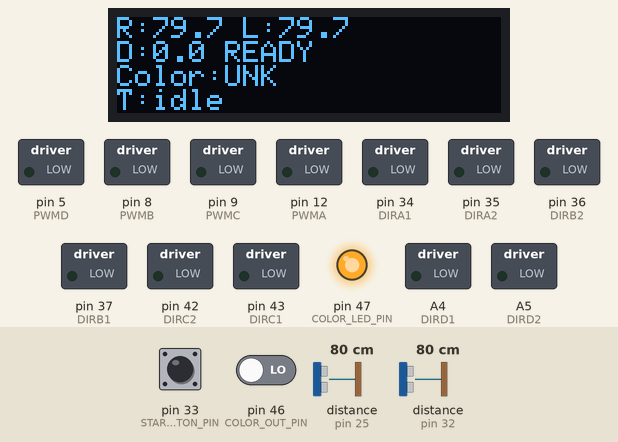
Simulated run of this sketch. Board: Arduino Mega 2560, built with avr-gcc and run on an emulated ATmega2560. Parts: 128×32 one-colour display, switched loads named in the sketch (green lamp = pin HIGH), output pins drawn as LEDs (lit = HIGH). Wiring (inferred from the names in the program): 2 × ultrasonic range finder: trigger pin 28, echo pin 25 / trigger pin 30, echo pin 32. The test bench sets the inputs (shaded band); at power-on: pin 33 (START_BUTTON_PIN) HIGH, distance to the obstacle (sensors on pin 32, pin 25) 80 cm, pin 46 (COLOR_OUT_PIN) LOW. The echo pulse lasts 58.3 µs per cm; pins used as bus, display or sensor lines are not drawn; what the sketch prints to the serial monitor is not drawn.

Above: at 1.59 s.
1.8 s: pin 33 (START_BUTTON_PIN) pulled LOW for 0.15 s
At 2.1 s:
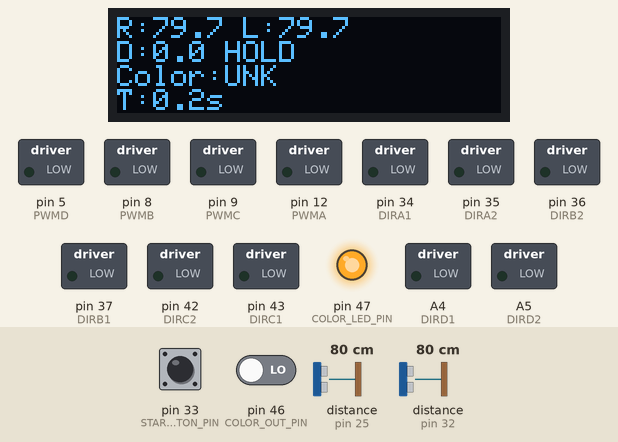
2.5 s: distance to the obstacle (sensor on pin 32) set to 86 cm
At 2.88 s:
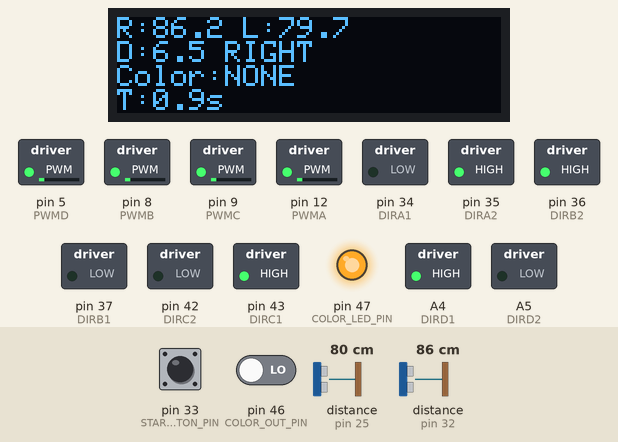
4.8 s: distance to the obstacle (sensor on pin 25) set to 120 cm
At 6.4 s:
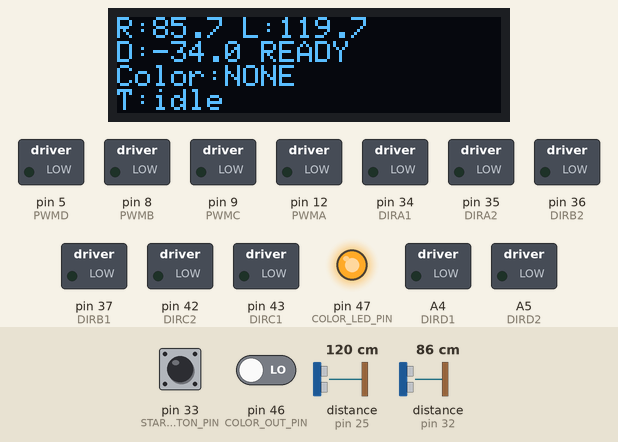
7.3 s: pin 33 (START_BUTTON_PIN) pulled LOW for 1 s
At 7.59 s:
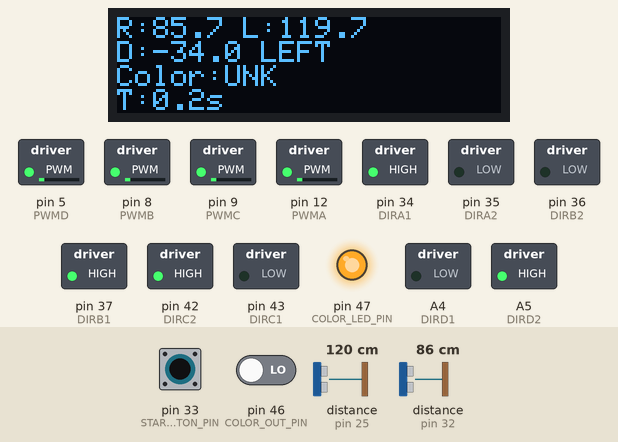
8.9 s: distance to the obstacle (sensor on pin 32) set to 4 cm
At 9.36 s:
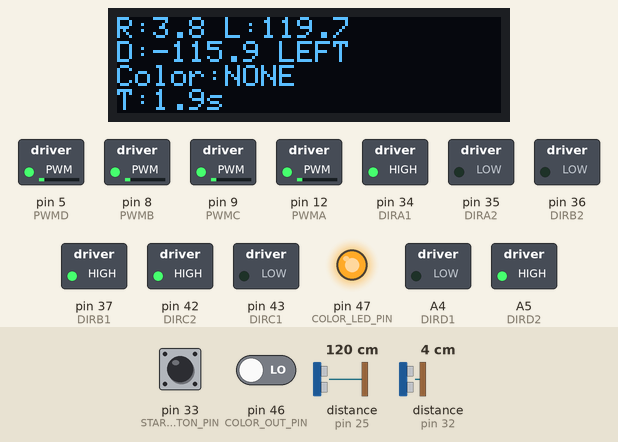
10.7 s: distance to the obstacle (sensor on pin 25) set to 18 cm
At 12.8 s:
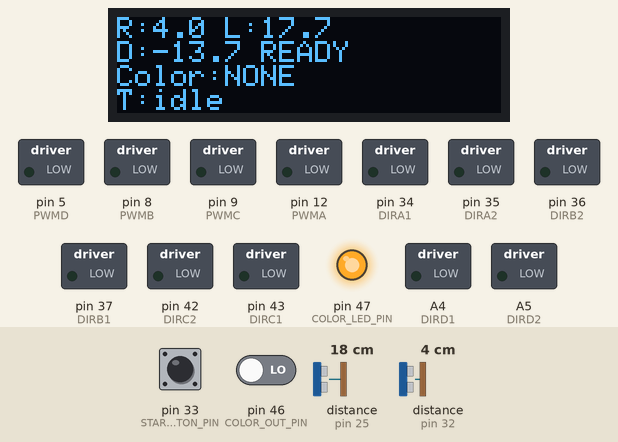
Timing chart, 0 to 13.6 s (numbered marks = the images above; inputs shaded):
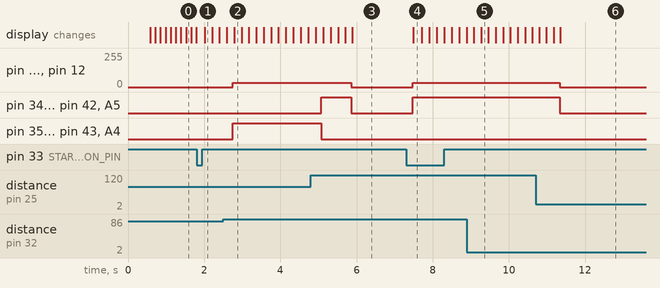

The sketch:

dual_ultrasonic_oled_test.ino
```cpp
#include <Arduino.h>
#include <Wire.h>
#include <Adafruit_GFX.h>
#include <Adafruit_SSD1306.h>

/*
  OBSOLETE / HISTORICAL REFERENCE

  This sketch was written for the removed side-ultrasonic experiment
  (left side + right side wall-distance observation).
  Current hardware no longer installs those two side sensors.
*/

// 电机引脚沿用 reference.ino
#define PWMA 12
#define DIRA1 34
#define DIRA2 35

#define PWMB 8
#define DIRB1 37
#define DIRB2 36

#define PWMC 9
#define DIRC1 43
#define DIRC2 42

#define PWMD 5
#define DIRD1 A4
#define DIRD2 A5

#define MOTORA_FORWARD(pwm) do { digitalWrite(DIRA1, LOW);  digitalWrite(DIRA2, HIGH); analogWrite(PWMA, pwm); } while (0)
#define MOTORA_BACKOFF(pwm) do { digitalWrite(DIRA1, HIGH); digitalWrite(DIRA2, LOW);  analogWrite(PWMA, pwm); } while (0)
#define MOTORA_STOP()       do { digitalWrite(DIRA1, LOW);  digitalWrite(DIRA2, LOW);  analogWrite(PWMA, 0); } while (0)

#define MOTORB_FORWARD(pwm) do { digitalWrite(DIRB1, LOW);  digitalWrite(DIRB2, HIGH); analogWrite(PWMB, pwm); } while (0)
#define MOTORB_BACKOFF(pwm) do { digitalWrite(DIRB1, HIGH); digitalWrite(DIRB2, LOW);  analogWrite(PWMB, pwm); } while (0)
#define MOTORB_STOP()       do { digitalWrite(DIRB1, LOW);  digitalWrite(DIRB2, LOW);  analogWrite(PWMB, 0); } while (0)

#define MOTORC_FORWARD(pwm) do { digitalWrite(DIRC1, LOW);  digitalWrite(DIRC2, HIGH); analogWrite(PWMC, pwm); } while (0)
#define MOTORC_BACKOFF(pwm) do { digitalWrite(DIRC1, HIGH); digitalWrite(DIRC2, LOW);  analogWrite(PWMC, pwm); } while (0)
#define MOTORC_STOP()       do { digitalWrite(DIRC1, LOW);  digitalWrite(DIRC2, LOW);  analogWrite(PWMC, 0); } while (0)

#define MOTORD_FORWARD(pwm) do { digitalWrite(DIRD1, LOW);  digitalWrite(DIRD2, HIGH); analogWrite(PWMD, pwm); } while (0)
#define MOTORD_BACKOFF(pwm) do { digitalWrite(DIRD1, HIGH); digitalWrite(DIRD2, LOW);  analogWrite(PWMD, pwm); } while (0)
#define MOTORD_STOP()       do { digitalWrite(DIRD1, LOW);  digitalWrite(DIRD2, LOW);  analogWrite(PWMD, 0); } while (0)

// 右侧超声波 ultrasonic1
const uint8_t ULTRASONIC_RIGHT_TRIG_PIN = 30;
const uint8_t ULTRASONIC_RIGHT_ECHO_PIN = 32;

// 左侧超声波 ultrasonic2
const uint8_t ULTRASONIC_LEFT_TRIG_PIN = 28;
const uint8_t ULTRASONIC_LEFT_ECHO_PIN = 25;

// 按钮与颜色传感器引脚沿用之前的文件
const uint8_t START_BUTTON_PIN = 33;
const uint8_t COLOR_OUT_PIN = 46;
const uint8_t COLOR_S0_PIN = 44;
const uint8_t COLOR_S1_PIN = 45;
const uint8_t COLOR_S2_PIN = 13;
const uint8_t COLOR_S3_PIN = 11;
const uint8_t COLOR_LED_PIN = 47;

const unsigned long ULTRASONIC_TIMEOUT_US = 30000UL;
const unsigned long SAMPLE_INTERVAL_MS = 120UL;
const unsigned long COLOR_SEARCH_TIMEOUT_MS = 4000UL;
const unsigned long COLOR_SAMPLE_INTERVAL_MS = 70UL;
const float STRAFE_DEADBAND_CM = 2.0f;

const int STRAFE_PWM = 32;
const uint16_t RED_GREEN_GAP_FOR_RED = 12;
const uint16_t RED_GREEN_GAP_FOR_GREEN = 3;
const uint8_t REQUIRED_COLOR_STREAK = 3;

const uint8_t SCREEN_WIDTH = 128;
const uint8_t SCREEN_HEIGHT = 32;
const int8_t OLED_RESET = 28;
Adafruit_SSD1306 display(SCREEN_WIDTH, SCREEN_HEIGHT, &Wire, OLED_RESET);

enum DetectedColor {
  COLOR_UNKNOWN,
  COLOR_RED,
  COLOR_GREEN,
  COLOR_NO_SIGNAL
};

// 放在所有函数前面，避免 Arduino 自动生成原型时找不到类型
struct ColorReading {
  uint16_t red;
  uint16_t green;
  uint16_t blue;
};

unsigned long lastSampleMs = 0;
unsigned long lastColorSampleMs = 0;
unsigned long searchStartMs = 0;

bool lastButtonPressed = false;
bool searchActive = false;

float rightCm = -1.0f;
float leftCm = -1.0f;
float diffCm = 0.0f;

DetectedColor rawColor = COLOR_UNKNOWN;
DetectedColor stableColor = COLOR_UNKNOWN;
DetectedColor lastRawColor = COLOR_UNKNOWN;
uint8_t colorStreak = 0;

float readDistanceCm(uint8_t trigPin, uint8_t echoPin) {
  digitalWrite(trigPin, LOW);
  delayMicroseconds(2);
  digitalWrite(trigPin, HIGH);
  delayMicroseconds(10);
  digitalWrite(trigPin, LOW);

  unsigned long duration = pulseIn(echoPin, HIGH, ULTRASONIC_TIMEOUT_US);
  if (duration == 0) {
    return -1.0f;
  }

  return duration * 0.0343f * 0.5f;
}

uint16_t readColorChannel(bool s2, bool s3) {
  digitalWrite(COLOR_S2_PIN, s2 ? HIGH : LOW);
  digitalWrite(COLOR_S3_PIN, s3 ? HIGH : LOW);
  delay(3);

  unsigned long pulse = pulseIn(COLOR_OUT_PIN, LOW, 50000UL);
  if (pulse == 0) {
    return 0;
  }

  return static_cast<uint16_t>(pulse);
}

ColorReading readColor() {
  ColorReading reading;
  reading.red = readColorChannel(false, false);
  reading.blue = readColorChannel(false, true);
  reading.green = readColorChannel(true, true);
  return reading;
}

DetectedColor classifyColor(const ColorReading &reading) {
  if (reading.red == 0 || reading.green == 0 || reading.blue == 0) {
    return COLOR_NO_SIGNAL;
  }

  if (reading.red + RED_GREEN_GAP_FOR_RED < reading.green) {
    return COLOR_RED;
  }

  if (reading.green + RED_GREEN_GAP_FOR_GREEN < reading.red) {
    return COLOR_GREEN;
  }

  return COLOR_UNKNOWN;
}

void updateStableColor(DetectedColor newRawColor) {
  rawColor = newRawColor;

  if (rawColor == lastRawColor) {
    if (colorStreak < 255) {
      colorStreak++;
    }
  } else {
    lastRawColor = rawColor;
    colorStreak = 1;
  }

  if (colorStreak >= REQUIRED_COLOR_STREAK) {
    stableColor = rawColor;
  }
}

void stopCar() {
  MOTORA_STOP();
  MOTORB_STOP();
  MOTORC_STOP();
  MOTORD_STOP();
}

void strafeLeft(int pwm) {
  MOTORA_BACKOFF(pwm);
  MOTORB_BACKOFF(pwm);
  MOTORC_FORWARD(pwm);
  MOTORD_FORWARD(pwm);
}

void strafeRight(int pwm) {
  MOTORA_FORWARD(pwm);
  MOTORB_FORWARD(pwm);
  MOTORC_BACKOFF(pwm);
  MOTORD_BACKOFF(pwm);
}

bool isButtonPressed() {
  return digitalRead(START_BUTTON_PIN) == LOW;
}

const char *colorName(DetectedColor color) {
  switch (color) {
    case COLOR_RED: return "RED";
    case COLOR_GREEN: return "GREEN";
    case COLOR_NO_SIGNAL: return "NONE";
    case COLOR_UNKNOWN:
    default:
      return "UNK";
  }
}

const char *actionName() {
  if (!searchActive) {
    return "READY";
  }
  if (stableColor == COLOR_RED || stableColor == COLOR_GREEN) {
    return "FOUND";
  }
  if (diffCm > STRAFE_DEADBAND_CM) {
    return "RIGHT";
  }
  if (diffCm < -STRAFE_DEADBAND_CM) {
    return "LEFT";
  }
  return "HOLD";
}

void printFloatOrDash(float value) {
  if (value < 0.0f) {
    display.print("--");
  } else {
    display.print(value, 1);
  }
}

void updateOled() {
  display.clearDisplay();
  display.setTextSize(1);
  display.setTextColor(SSD1306_WHITE);
  display.setCursor(0, 0);

  display.print("R:");
  printFloatOrDash(rightCm);
  display.print(" L:");
  printFloatOrDash(leftCm);
  display.println();

  display.print("D:");
  if (rightCm < 0.0f || leftCm < 0.0f) {
    display.print("--");
  } else {
    display.print(diffCm, 1);
  }
  display.print(" ");
  display.println(actionName());

  display.print("Color:");
  display.println(colorName(stableColor));

  if (searchActive) {
    display.print("T:");
    display.print((millis() - searchStartMs) / 1000.0f, 1);
    display.println("s");
  } else {
    display.println("T:idle");
  }

  display.display();
}

void setup() {
  Serial.begin(115200);

  Serial.println("OBSOLETE: side ultrasonic hardware was removed on 2026-04-21.");
  Serial.println("Keep this sketch only as historical reference.");

  pinMode(PWMA, OUTPUT);
  pinMode(DIRA1, OUTPUT);
  pinMode(DIRA2, OUTPUT);
  pinMode(PWMB, OUTPUT);
  pinMode(DIRB1, OUTPUT);
  pinMode(DIRB2, OUTPUT);
  pinMode(PWMC, OUTPUT);
  pinMode(DIRC1, OUTPUT);
  pinMode(DIRC2, OUTPUT);
  pinMode(PWMD, OUTPUT);
  pinMode(DIRD1, OUTPUT);
  pinMode(DIRD2, OUTPUT);
  stopCar();

  pinMode(ULTRASONIC_RIGHT_TRIG_PIN, OUTPUT);
  pinMode(ULTRASONIC_RIGHT_ECHO_PIN, INPUT);
  pinMode(ULTRASONIC_LEFT_TRIG_PIN, OUTPUT);
  pinMode(ULTRASONIC_LEFT_ECHO_PIN, INPUT);
  digitalWrite(ULTRASONIC_RIGHT_TRIG_PIN, LOW);
  digitalWrite(ULTRASONIC_LEFT_TRIG_PIN, LOW);

  pinMode(START_BUTTON_PIN, INPUT_PULLUP);

  pinMode(COLOR_S0_PIN, OUTPUT);
  pinMode(COLOR_S1_PIN, OUTPUT);
  pinMode(COLOR_S2_PIN, OUTPUT);
  pinMode(COLOR_S3_PIN, OUTPUT);
  pinMode(COLOR_OUT_PIN, INPUT);
  pinMode(COLOR_LED_PIN, OUTPUT);
  digitalWrite(COLOR_S0_PIN, HIGH);
  digitalWrite(COLOR_S1_PIN, LOW);
  digitalWrite(COLOR_LED_PIN, HIGH);

  Wire.begin();
  if (!display.begin(SSD1306_SWITCHCAPVCC, 0x3C)) {
    Serial.println("SSD1306 init failed");
    while (true) {
      delay(1000);
    }
  }

  display.clearDisplay();
  display.setTextSize(2);
  display.setTextColor(SSD1306_WHITE);
  display.setCursor(0, 0);
  display.println("OLD");
  display.display();
  delay(500);
}

void loop() {
  bool buttonPressed = isButtonPressed();
  if (buttonPressed && !lastButtonPressed && !searchActive) {
    searchActive = true;
    searchStartMs = millis();
    stableColor = COLOR_UNKNOWN;
    rawColor = COLOR_UNKNOWN;
    lastRawColor = COLOR_UNKNOWN;
    colorStreak = 0;
    Serial.println("Search start");
  }
  lastButtonPressed = buttonPressed;

  if (millis() - lastSampleMs >= SAMPLE_INTERVAL_MS) {
    lastSampleMs = millis();
    rightCm = readDistanceCm(ULTRASONIC_RIGHT_TRIG_PIN, ULTRASONIC_RIGHT_ECHO_PIN);
    delay(4);
    leftCm = readDistanceCm(ULTRASONIC_LEFT_TRIG_PIN, ULTRASONIC_LEFT_ECHO_PIN);

    if (rightCm >= 0.0f && leftCm >= 0.0f) {
      diffCm = rightCm - leftCm;
    } else {
      diffCm = 0.0f;
    }
  }

  if (searchActive && millis() - lastColorSampleMs >= COLOR_SAMPLE_INTERVAL_MS) {
    lastColorSampleMs = millis();
    updateStableColor(classifyColor(readColor()));
  }

  if (searchActive) {
    if (stableColor == COLOR_RED || stableColor == COLOR_GREEN) {
      stopCar();
      searchActive = false;
      Serial.print("Color found: ");
      Serial.println(colorName(stableColor));
    } else if (millis() - searchStartMs >= COLOR_SEARCH_TIMEOUT_MS) {
      stopCar();
      searchActive = false;
      Serial.println("Search timeout");
    } else if (diffCm > STRAFE_DEADBAND_CM) {
      strafeRight(STRAFE_PWM);
    } else if (diffCm < -STRAFE_DEADBAND_CM) {
      strafeLeft(STRAFE_PWM);
    } else {
      stopCar();
    }
  } else {
    stopCar();
  }

  updateOled();

  Serial.print("Right=");
  Serial.print(rightCm, 1);
  Serial.print(" Left=");
  Serial.print(leftCm, 1);
  Serial.print(" Diff=");
  Serial.print(diffCm, 1);
  Serial.print(" Raw=");
  Serial.print(colorName(rawColor));
  Serial.print(" Stable=");
  Serial.print(colorName(stableColor));
  Serial.print(" Action=");
  Serial.println(actionName());
}
```

Measured:
- the behaviour switches between 81 and 82 cm on distance to the obstacle (sensor on pin 32) (found by bisection; images 1 and 2)
- after the input at 1.8 s, the display: changes after 0.21 s (image 1)
- after the input at 2.5 s, pin 5 (PWMD), pin 8 (PWMB), pin 9 (PWMC), pin 12 (PWMA): 0/255 → 32/255 after 0.25 s; pin 35 (DIRA2), pin 36 (DIRB2), pin 43 (DIRC1), A4 (DIRD1): LOW → HIGH after 0.25 s; the display: first differs from a run without the input after 0.29 s (image 2)
- after the input at 4.8 s, pin 34 (DIRA1), pin 37 (DIRB1), pin 42 (DIRC2), A5 (DIRD2): LOW → HIGH after 0.28 s, → LOW 0.79 s later; pin 35 (DIRA2), pin 36 (DIRB2), pin 43 (DIRC1), A4 (DIRD1): HIGH → LOW after 0.28 s instead of 1.1 s; the display: first differs from a run without the input after 0.32 s (image 3 shows a later state)
- after the input at 7.3 s, pin 5 (PWMD), pin 8 (PWMB), pin 9 (PWMC), pin 12 (PWMA): 0/255 → 32/255 after 0.17 s; pin 34 (DIRA1), pin 37 (DIRB1), pin 42 (DIRC2), A5 (DIRD2): LOW → HIGH after 0.17 s; the display: changes after 0.19 s (image 4)
